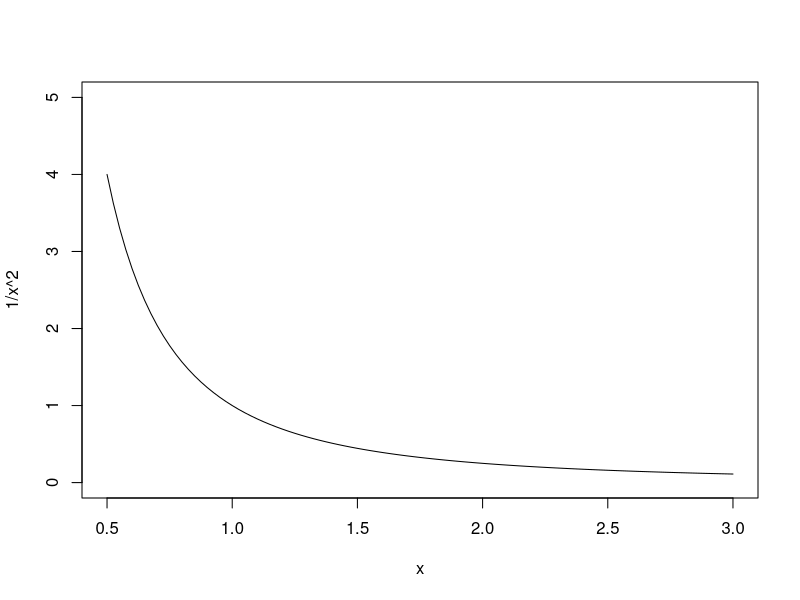
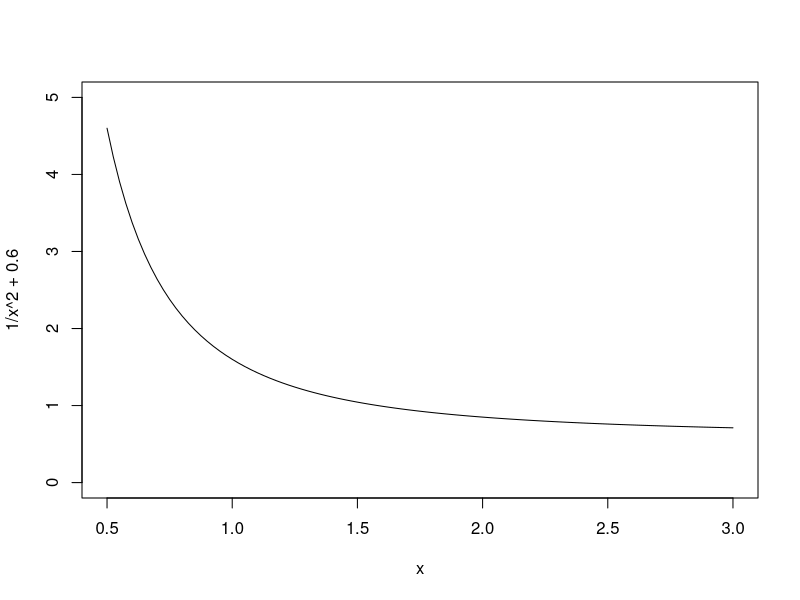
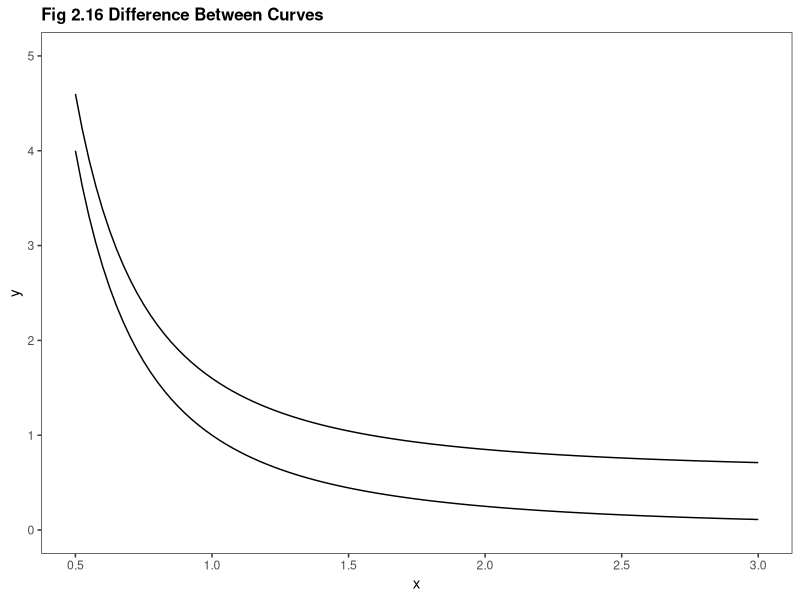
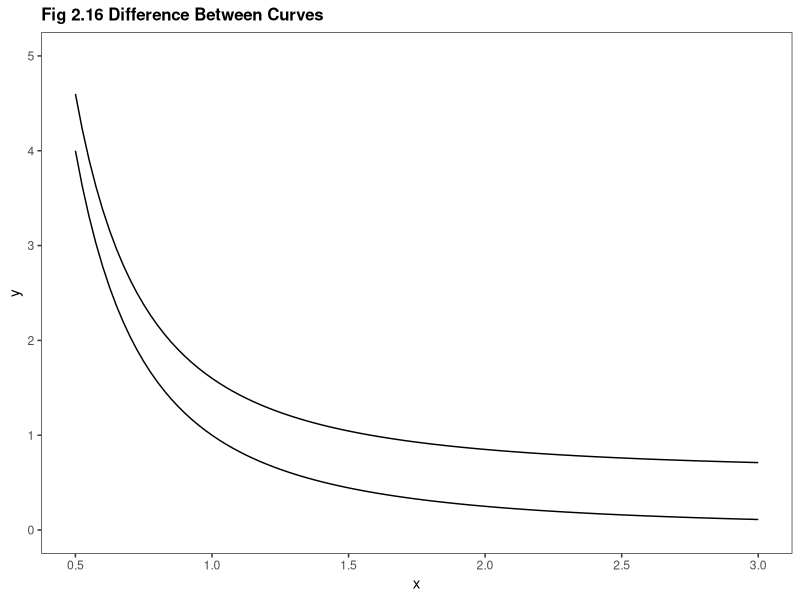

Generate these figures, in order, with R:
library(ggplot2)
library(reshape2)

this_base <- "fig02-16_difference-between-curves"

my_data <- data.frame(
  curve1 = curve(1/x^2, from = 0.5, to = 3, ylim = c(0, 5), add = FALSE),
  curve2 = curve(1/x^2 + 0.6, from = 0.5, to = 3, ylim = c(0, 5), add = FALSE)$y)

names(my_data) <- c("x", "curve1", "curve2")

my_data_long <- melt(my_data, "x", c("curve1", "curve2"), "curve")

p <- ggplot(my_data_long, aes(x = x, y = value, group = curve)) +
  geom_line() +
  scale_x_continuous(breaks = seq(0.5, 3, 0.5), limits = c(0.5, 3)) +
  scale_y_continuous(breaks = seq(0, 5, 1), limits = c(0, 5)) +
  labs(x = "x", y = "y") + 
  ggtitle("Fig 2.16 Difference Between Curves") +
  theme_bw() +
  theme(panel.grid.major = element_blank(),
        panel.grid.minor = element_blank(),
        plot.title = element_text(size = rel(1.1), face = "bold"))

p

ggsave(paste0(this_base, ".png"), 
       p, width = 6, height = 5)

